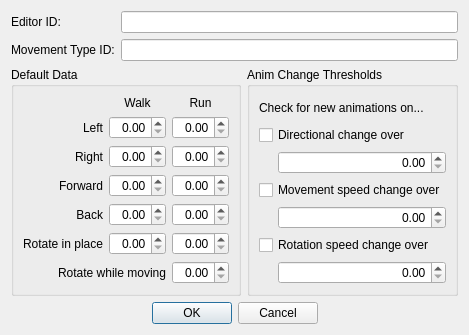
<?xml version="1.0" encoding="UTF-8"?>
<ui version="4.0">
 <class>FormDialogMovementType</class>
 <widget class="QDialog" name="FormDialogMovementType">
  <property name="geometry">
   <rect>
    <x>0</x>
    <y>0</y>
    <width>464</width>
    <height>332</height>
   </rect>
  </property>
  <property name="windowTitle">
   <string>Movement Type</string>
  </property>
  <layout class="QGridLayout" name="gridLayout_2" rowstretch="0,0,1,0">
   <item row="0" column="0">
    <widget class="QLabel" name="label">
     <property name="text">
      <string>Editor ID:</string>
     </property>
     <property name="buddy">
      <cstring>editorID</cstring>
     </property>
    </widget>
   </item>
   <item row="0" column="1">
    <widget class="QLineEdit" name="editorID"/>
   </item>
   <item row="1" column="0">
    <widget class="QLabel" name="label_2">
     <property name="text">
      <string>Movement Type ID:</string>
     </property>
     <property name="buddy">
      <cstring>name</cstring>
     </property>
    </widget>
   </item>
   <item row="1" column="1">
    <widget class="QLineEdit" name="name"/>
   </item>
   <item row="2" column="0" colspan="2">
    <layout class="QGridLayout" name="gridLayout">
     <item row="0" column="0">
      <widget class="QGroupBox" name="groupBox">
       <property name="title">
        <string>Default Data</string>
       </property>
       <layout class="QGridLayout" name="gridLayout_3">
        <item row="0" column="2">
         <widget class="QLabel" name="label_5">
          <property name="text">
           <string>Run</string>
          </property>
          <property name="alignment">
           <set>Qt::AlignCenter</set>
          </property>
         </widget>
        </item>
        <item row="2" column="2">
         <widget class="QDoubleSpinBox" name="rightRun">
          <property name="alignment">
           <set>Qt::AlignRight|Qt::AlignTrailing|Qt::AlignVCenter</set>
          </property>
         </widget>
        </item>
        <item row="2" column="1">
         <widget class="QDoubleSpinBox" name="rightWalk">
          <property name="alignment">
           <set>Qt::AlignRight|Qt::AlignTrailing|Qt::AlignVCenter</set>
          </property>
         </widget>
        </item>
        <item row="4" column="1">
         <widget class="QDoubleSpinBox" name="backWalk">
          <property name="alignment">
           <set>Qt::AlignRight|Qt::AlignTrailing|Qt::AlignVCenter</set>
          </property>
         </widget>
        </item>
        <item row="1" column="1">
         <widget class="QDoubleSpinBox" name="leftWalk">
          <property name="alignment">
           <set>Qt::AlignRight|Qt::AlignTrailing|Qt::AlignVCenter</set>
          </property>
         </widget>
        </item>
        <item row="3" column="1">
         <widget class="QDoubleSpinBox" name="forwardWalk">
          <property name="alignment">
           <set>Qt::AlignRight|Qt::AlignTrailing|Qt::AlignVCenter</set>
          </property>
         </widget>
        </item>
        <item row="3" column="2">
         <widget class="QDoubleSpinBox" name="forwardRun">
          <property name="alignment">
           <set>Qt::AlignRight|Qt::AlignTrailing|Qt::AlignVCenter</set>
          </property>
         </widget>
        </item>
        <item row="4" column="2">
         <widget class="QDoubleSpinBox" name="backRun">
          <property name="alignment">
           <set>Qt::AlignRight|Qt::AlignTrailing|Qt::AlignVCenter</set>
          </property>
         </widget>
        </item>
        <item row="0" column="1">
         <widget class="QLabel" name="label_4">
          <property name="text">
           <string>Walk</string>
          </property>
          <property name="alignment">
           <set>Qt::AlignCenter</set>
          </property>
         </widget>
        </item>
        <item row="1" column="0">
         <widget class="QLabel" name="label_3">
          <property name="text">
           <string>Left</string>
          </property>
          <property name="alignment">
           <set>Qt::AlignRight|Qt::AlignTrailing|Qt::AlignVCenter</set>
          </property>
         </widget>
        </item>
        <item row="7" column="2">
         <widget class="QDoubleSpinBox" name="rotateMovingRun">
          <property name="alignment">
           <set>Qt::AlignRight|Qt::AlignTrailing|Qt::AlignVCenter</set>
          </property>
         </widget>
        </item>
        <item row="1" column="2">
         <widget class="QDoubleSpinBox" name="leftRun">
          <property name="alignment">
           <set>Qt::AlignRight|Qt::AlignTrailing|Qt::AlignVCenter</set>
          </property>
         </widget>
        </item>
        <item row="5" column="1">
         <widget class="QDoubleSpinBox" name="rotateInPlaceWalk">
          <property name="alignment">
           <set>Qt::AlignRight|Qt::AlignTrailing|Qt::AlignVCenter</set>
          </property>
         </widget>
        </item>
        <item row="5" column="2">
         <widget class="QDoubleSpinBox" name="rotateInPlaceRun">
          <property name="alignment">
           <set>Qt::AlignRight|Qt::AlignTrailing|Qt::AlignVCenter</set>
          </property>
         </widget>
        </item>
        <item row="2" column="0">
         <widget class="QLabel" name="label_6">
          <property name="text">
           <string>Right</string>
          </property>
          <property name="alignment">
           <set>Qt::AlignRight|Qt::AlignTrailing|Qt::AlignVCenter</set>
          </property>
         </widget>
        </item>
        <item row="3" column="0">
         <widget class="QLabel" name="label_7">
          <property name="text">
           <string>Forward</string>
          </property>
          <property name="alignment">
           <set>Qt::AlignRight|Qt::AlignTrailing|Qt::AlignVCenter</set>
          </property>
         </widget>
        </item>
        <item row="4" column="0">
         <widget class="QLabel" name="label_8">
          <property name="text">
           <string>Back</string>
          </property>
          <property name="alignment">
           <set>Qt::AlignRight|Qt::AlignTrailing|Qt::AlignVCenter</set>
          </property>
         </widget>
        </item>
        <item row="5" column="0">
         <widget class="QLabel" name="label_9">
          <property name="text">
           <string>Rotate in place</string>
          </property>
          <property name="alignment">
           <set>Qt::AlignRight|Qt::AlignTrailing|Qt::AlignVCenter</set>
          </property>
         </widget>
        </item>
        <item row="7" column="0" colspan="2">
         <widget class="QLabel" name="label_10">
          <property name="text">
           <string>Rotate while moving</string>
          </property>
          <property name="alignment">
           <set>Qt::AlignRight|Qt::AlignTrailing|Qt::AlignVCenter</set>
          </property>
         </widget>
        </item>
       </layout>
      </widget>
     </item>
     <item row="0" column="1">
      <widget class="QGroupBox" name="groupBox_2">
       <property name="title">
        <string>Anim Change Thresholds</string>
       </property>
       <layout class="QGridLayout" name="gridLayout_4">
        <item row="2" column="1">
         <widget class="QDoubleSpinBox" name="animDirChangeValue">
          <property name="alignment">
           <set>Qt::AlignRight|Qt::AlignTrailing|Qt::AlignVCenter</set>
          </property>
         </widget>
        </item>
        <item row="4" column="1">
         <widget class="QDoubleSpinBox" name="animMoveChangeValue">
          <property name="alignment">
           <set>Qt::AlignRight|Qt::AlignTrailing|Qt::AlignVCenter</set>
          </property>
         </widget>
        </item>
        <item row="6" column="1">
         <widget class="QDoubleSpinBox" name="animRotChangeValue">
          <property name="alignment">
           <set>Qt::AlignRight|Qt::AlignTrailing|Qt::AlignVCenter</set>
          </property>
         </widget>
        </item>
        <item row="2" column="0">
         <spacer name="horizontalSpacer_3">
          <property name="orientation">
           <enum>Qt::Horizontal</enum>
          </property>
          <property name="sizeType">
           <enum>QSizePolicy::Fixed</enum>
          </property>
          <property name="sizeHint" stdset="0">
           <size>
            <width>13</width>
            <height>8</height>
           </size>
          </property>
         </spacer>
        </item>
        <item row="1" column="0" colspan="2">
         <widget class="QCheckBox" name="animDirChangeFlag">
          <property name="text">
           <string>Directional change over</string>
          </property>
         </widget>
        </item>
        <item row="0" column="0" colspan="2">
         <widget class="QLabel" name="label_11">
          <property name="text">
           <string>Check for new animations on...</string>
          </property>
         </widget>
        </item>
        <item row="3" column="0" colspan="2">
         <widget class="QCheckBox" name="animMoveChangeFlag">
          <property name="text">
           <string>Movement speed change over</string>
          </property>
         </widget>
        </item>
        <item row="5" column="0" colspan="2">
         <widget class="QCheckBox" name="animRotChangeFlag">
          <property name="text">
           <string>Rotation speed change over</string>
          </property>
         </widget>
        </item>
       </layout>
      </widget>
     </item>
    </layout>
   </item>
   <item row="3" column="0" colspan="2">
    <layout class="QHBoxLayout" name="horizontalLayout_2">
     <item>
      <spacer name="horizontalSpacer">
       <property name="orientation">
        <enum>Qt::Horizontal</enum>
       </property>
       <property name="sizeHint" stdset="0">
        <size>
         <width>40</width>
         <height>20</height>
        </size>
       </property>
      </spacer>
     </item>
     <item>
      <widget class="QPushButton" name="buttonOK">
       <property name="text">
        <string>OK</string>
       </property>
      </widget>
     </item>
     <item>
      <widget class="QPushButton" name="buttonCancel">
       <property name="text">
        <string>Cancel</string>
       </property>
      </widget>
     </item>
     <item>
      <spacer name="horizontalSpacer_2">
       <property name="orientation">
        <enum>Qt::Horizontal</enum>
       </property>
       <property name="sizeHint" stdset="0">
        <size>
         <width>40</width>
         <height>20</height>
        </size>
       </property>
      </spacer>
     </item>
    </layout>
   </item>
  </layout>
 </widget>
 <tabstops>
  <tabstop>editorID</tabstop>
  <tabstop>name</tabstop>
  <tabstop>leftWalk</tabstop>
  <tabstop>leftRun</tabstop>
  <tabstop>rightWalk</tabstop>
  <tabstop>rightRun</tabstop>
  <tabstop>forwardWalk</tabstop>
  <tabstop>forwardRun</tabstop>
  <tabstop>backWalk</tabstop>
  <tabstop>backRun</tabstop>
  <tabstop>rotateInPlaceWalk</tabstop>
  <tabstop>rotateInPlaceRun</tabstop>
  <tabstop>rotateMovingRun</tabstop>
  <tabstop>animDirChangeFlag</tabstop>
  <tabstop>animDirChangeValue</tabstop>
  <tabstop>animMoveChangeFlag</tabstop>
  <tabstop>animMoveChangeValue</tabstop>
  <tabstop>animRotChangeFlag</tabstop>
  <tabstop>animRotChangeValue</tabstop>
  <tabstop>buttonOK</tabstop>
  <tabstop>buttonCancel</tabstop>
 </tabstops>
 <resources/>
 <connections/>
</ui>
